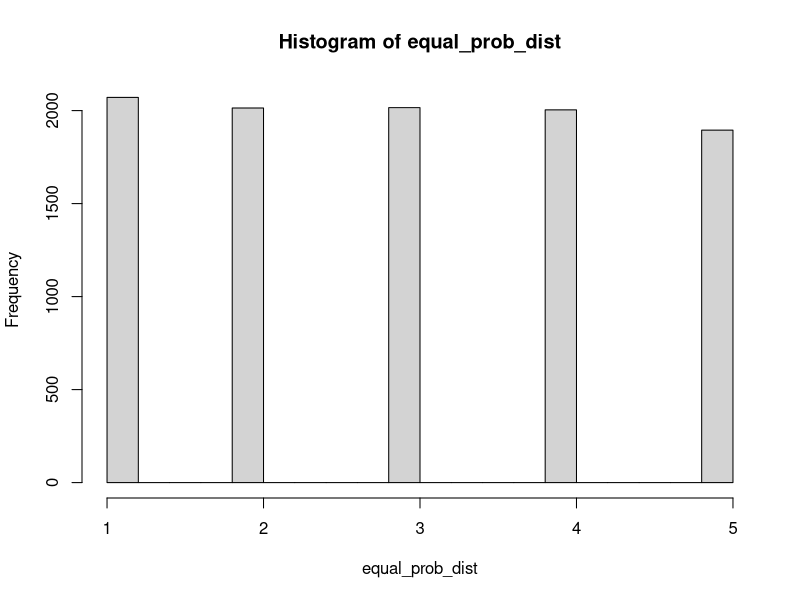
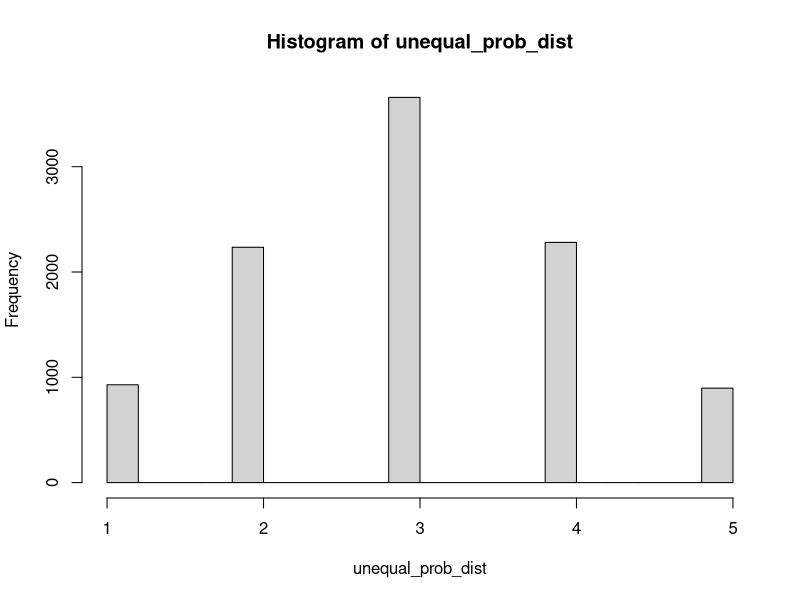

Source code (R) for these figures, in order: (Note: this script raises an error after producing the figures.)
## ---- chunk 1
knitr::opts_chunk$set(echo = TRUE)
library(dplyr)
## ---- chunk 2
set.seed(2)
runif(25,min=0,max=10)

runif(25,min=0,max=10) %>% 
  round(.,digits = 0)
## ---- chunk 3
# flip a coin 
sample(c('H','T'),size = 10,replace=TRUE)
sample(c(1:6),size=10,replace=TRUE)
## ---- chunk 4
#1. random permutation of sequence [1,10]
set.seed(2)
sample(10)
?sample()
## ---- chunk 5
sample(1:10,4)
## ---- chunk 6
set.seed(1)
sample(letters,18)
## ---- chunk 7
# from r documentation
x<- 1:10 
#a random permutation
sample(x)

# resample with replacement
sample(x,replace=TRUE)
## ---- chunk 8
# random sample of size 10 from sequence [1,5] with equal probabilities
equal_prob_dist = sample(5,10000,prob=rep(0.1,5),replace=T)
hist(equal_prob_dist)
## ---- chunk 9
#random sample of size 10 from sequence[1,5] with unequal probabilities 
unequal_prob_dist = sample(5,10000,prob = c(0.1,0.25,0.4,0.25,0.1),replace=T)
hist(unequal_prob_dist)
## ---- chunk 10
head(mtcars)
## ---- chunk 11
# create an index vector for the elements/rows 
index <- seq_len(nrow(mtcars))
 
#sample from the index vector 
set.seed(12) 

#to obtain a random sample of 10
sample_index <- sample(index,10)

# to show the sampled elements/rows 
mtcars[sample_index,]
## ---- chunk 12
# use sample() to run 10,000 trials using two fair dies. what is the probability of rolling a 7?
set.seed(1)
die = 1:6
die1 = sample(die,10000,replace = TRUE,prob=NULL)
die2= sample(die,10000,replace=TRUE,prob = NULL)
outcomes = die1+die2
mean(outcomes == 7)
## ---- chunk 13
# simulate the process 10000 times and check for discrepency 
set.seed(1)
for (i in 10000){
  die_1 = sample(die,prob=NULL,replace=TRUE)
  die_2 = sample(die,prob=NULL,replace=TRUE)
  die_sum = die_1+die_2
  print(mean(die_sum==7))
}
## ---- chunk 14
# check for system time
system.time(for (i in 10000){
  die_1 = sample(die,prob=NULL,replace=TRUE)
  die_2 = sample(die,prob=NULL,replace=TRUE)
  die_sum = die_1+die_2
  print(mean(die_sum==7))
})
## ---- chunk 15
#You have two dies, and what is the probability of rolling a 7?
# use sample() to run 10,000 trials using two fair dies. 
set.seed(1)
die = 1:6
die_1 = sample(die,20000,replace=TRUE,prob=rep(1/6,6))
die_2 = sample(die,20000,replace=TRUE,prob=rep(1/6,6))
outcomes = die_1+die_2
mean(outcomes==7)
## ---- chunk 16
# What is the probability of rolling a 2, 3, 4, 5, 6, 7, 8, 9, 10, 11, 12, and 13?
sapply(2:13,function(x) mean(outcomes==x))
#?sapply()
## ---- chunk 17
# Use the sample() function to determine the probability of rolling a 7 using three fair six-sided dies.
set.seed(1)
die = 1:6
die1 = sample(die,10000,replace=TRUE, prob = NULL)
die2 = sample(die1,10000,replace=TRUE, prob = NULL)
die3 = sample(die,10000,replace = TRUE, prob= NULL)
outcomes2 = die1+die2+die3
mean(outcomes2==7)
## ---- chunk 18
# Use the sample() function to determine the probability of rolling a 7 using three fair six-sided dies.
set.seed(1)
die=1:6
die_1 = sample(die, 20000,replace=TRUE,prob=NULL)# by default, equal probability
die_2 = sample(die,20000,replace=TRUE, prob=NULL)
die_3 = sample(die,20000,replace=TRUE, prob=NULL)
die_combn = die_1+die_2+die_3
mean(die_combn==7)
## ---- chunk 19
# Using three dies, what is the probability of rolling a 2, 3, 4, 5, 6, 7, 8, 9, 10, 11, 12, and 13?
sapply(2:13,function(x) mean(die_combn==x))
## ---- chunk 20
# do 10k samples and calculate how many observations are included and how many are not included? 
set.seed(1)
n=10000

included_obs = length(unique(sample(1:n, replace = TRUE)))
included_obs

missing_obs = n-included_obs
missing_obs
## ---- chunk 21
# from 1:100, do a 10k sample and calculate how many observations are included and how many are not included? 
set.seed(1)
n = 100
included_observations = length(unique(sample(1:100,replace=TRUE, prob=NULL)))
included_observations/n

(n-included_observations)/n
## ---- chunk 22
# three ways of generating a m*n matrix with randomly assigned 0/1

#3.1 for loop
# create an empty matrix
m <- 10
n <- 10
m00 <- matrix(0,m,n)

for (i in 1:m) {
  for (j in 1:n) {
    m00[i,j] <-sample(c(0,1),1)
  }
}

m00
## ---- chunk 23
system.time(for (i in 1:m) {
  for (j in 1:n) {
    m00[m,n] <-sample(c(0,1),1)
  }
}
)
## ---- chunk 24
#3.2 apply() function
m <-10
n<-10

m0 <- matrix(0,m,n)

apply(m0,c(1,2),function(x) sample(c(0,1),1))

system.time(apply(m0,c(1,2),function(x) sample(c(0,1),1)))
?apply()
## ---- chunk 25
#3.3 some other methods 
#1 generate a bunch of uniformly distributed[0,1) random numbers; round them to the closest integer
m1<-round(matrix(runif(r*c),r,c))
#m1
system.time(m1<-round(matrix(runif(r*c),r,c)))
## ---- chunk 26
#generate r*c random numbers following a binomial distribution; 
# allow for different probabilities, rahter than 0.5 as in m1
m2 <- matrix(rbinom(r*c,1,0.5),r,c)
#m2
## ---- chunk 27
system.time(m3<-matrix(round(runif(r*c)),r,c))
## ---- chunk 28
m4<-matrix(sample(0:1,r*c,replace=TRUE),r,c)
#m4
## ---- chunk 29
# flip a coin 10 times and simulate 10,000 times, show the distribution of total heads

# create an empty list 
total_heads = c()

# use a for looop to simulate coin-flipping 10 times; repeat it for 10,000 times. 
for (i in 1:10000){
  sum_heads = sum(round(runif(10,0,1)))
  total_heads = c(total_heads, sum_heads)
  }
hist(total_heads)
